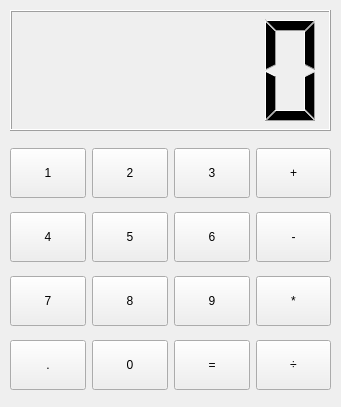
<?xml version="1.0" encoding="UTF-8"?>
<ui version="4.0">
 <class>Form</class>
 <widget class="QWidget" name="Form">
  <property name="geometry">
   <rect>
    <x>0</x>
    <y>0</y>
    <width>341</width>
    <height>407</height>
   </rect>
  </property>
  <property name="windowTitle">
   <string>Form</string>
  </property>
  <widget class="QLCDNumber" name="lcdNumber">
   <property name="geometry">
    <rect>
     <x>10</x>
     <y>10</y>
     <width>321</width>
     <height>121</height>
    </rect>
   </property>
  </widget>
  <widget class="QWidget" name="">
   <property name="geometry">
    <rect>
     <x>10</x>
     <y>140</y>
     <width>321</width>
     <height>261</height>
    </rect>
   </property>
   <layout class="QGridLayout" name="gridLayout">
    <item row="0" column="0">
     <widget class="QPushButton" name="pb_1">
      <property name="minimumSize">
       <size>
        <width>0</width>
        <height>50</height>
       </size>
      </property>
      <property name="text">
       <string>1</string>
      </property>
     </widget>
    </item>
    <item row="0" column="1">
     <widget class="QPushButton" name="pb_2">
      <property name="minimumSize">
       <size>
        <width>0</width>
        <height>50</height>
       </size>
      </property>
      <property name="text">
       <string>2</string>
      </property>
     </widget>
    </item>
    <item row="0" column="2">
     <widget class="QPushButton" name="pb_3">
      <property name="minimumSize">
       <size>
        <width>0</width>
        <height>50</height>
       </size>
      </property>
      <property name="text">
       <string>3</string>
      </property>
     </widget>
    </item>
    <item row="1" column="0">
     <widget class="QPushButton" name="pb_4">
      <property name="minimumSize">
       <size>
        <width>0</width>
        <height>50</height>
       </size>
      </property>
      <property name="text">
       <string>4</string>
      </property>
     </widget>
    </item>
    <item row="1" column="1">
     <widget class="QPushButton" name="pb_5">
      <property name="minimumSize">
       <size>
        <width>0</width>
        <height>50</height>
       </size>
      </property>
      <property name="text">
       <string>5</string>
      </property>
     </widget>
    </item>
    <item row="1" column="2">
     <widget class="QPushButton" name="pb_6">
      <property name="minimumSize">
       <size>
        <width>0</width>
        <height>50</height>
       </size>
      </property>
      <property name="text">
       <string>6</string>
      </property>
     </widget>
    </item>
    <item row="2" column="0">
     <widget class="QPushButton" name="pb_7">
      <property name="minimumSize">
       <size>
        <width>0</width>
        <height>50</height>
       </size>
      </property>
      <property name="text">
       <string>7</string>
      </property>
     </widget>
    </item>
    <item row="2" column="1">
     <widget class="QPushButton" name="pb_8">
      <property name="minimumSize">
       <size>
        <width>0</width>
        <height>50</height>
       </size>
      </property>
      <property name="text">
       <string>8</string>
      </property>
     </widget>
    </item>
    <item row="2" column="2">
     <widget class="QPushButton" name="pb_9">
      <property name="minimumSize">
       <size>
        <width>0</width>
        <height>50</height>
       </size>
      </property>
      <property name="text">
       <string>9</string>
      </property>
     </widget>
    </item>
    <item row="3" column="1">
     <widget class="QPushButton" name="pb_0">
      <property name="minimumSize">
       <size>
        <width>0</width>
        <height>50</height>
       </size>
      </property>
      <property name="text">
       <string>0</string>
      </property>
     </widget>
    </item>
    <item row="0" column="3">
     <widget class="QPushButton" name="pb_add">
      <property name="minimumSize">
       <size>
        <width>0</width>
        <height>50</height>
       </size>
      </property>
      <property name="text">
       <string>+</string>
      </property>
     </widget>
    </item>
    <item row="1" column="3">
     <widget class="QPushButton" name="pb_sub">
      <property name="minimumSize">
       <size>
        <width>0</width>
        <height>50</height>
       </size>
      </property>
      <property name="text">
       <string>-</string>
      </property>
     </widget>
    </item>
    <item row="2" column="3">
     <widget class="QPushButton" name="pb_mul">
      <property name="minimumSize">
       <size>
        <width>0</width>
        <height>50</height>
       </size>
      </property>
      <property name="text">
       <string>*</string>
      </property>
     </widget>
    </item>
    <item row="3" column="2">
     <widget class="QPushButton" name="pb_equal">
      <property name="minimumSize">
       <size>
        <width>0</width>
        <height>50</height>
       </size>
      </property>
      <property name="text">
       <string>=</string>
      </property>
     </widget>
    </item>
    <item row="3" column="3">
     <widget class="QPushButton" name="pb_exc_2">
      <property name="minimumSize">
       <size>
        <width>0</width>
        <height>50</height>
       </size>
      </property>
      <property name="text">
       <string>÷</string>
      </property>
     </widget>
    </item>
    <item row="3" column="0">
     <widget class="QPushButton" name="pb_point">
      <property name="minimumSize">
       <size>
        <width>0</width>
        <height>50</height>
       </size>
      </property>
      <property name="text">
       <string>.</string>
      </property>
     </widget>
    </item>
   </layout>
  </widget>
 </widget>
 <resources/>
 <connections/>
</ui>
